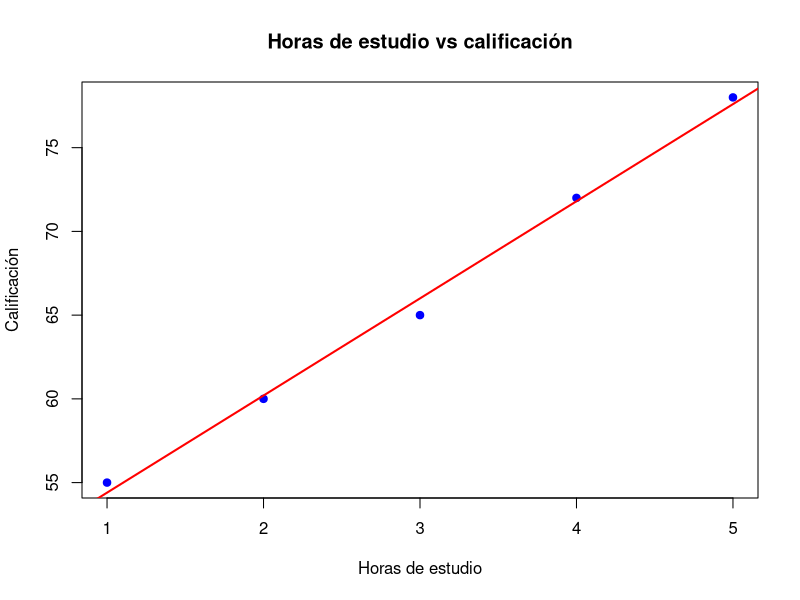
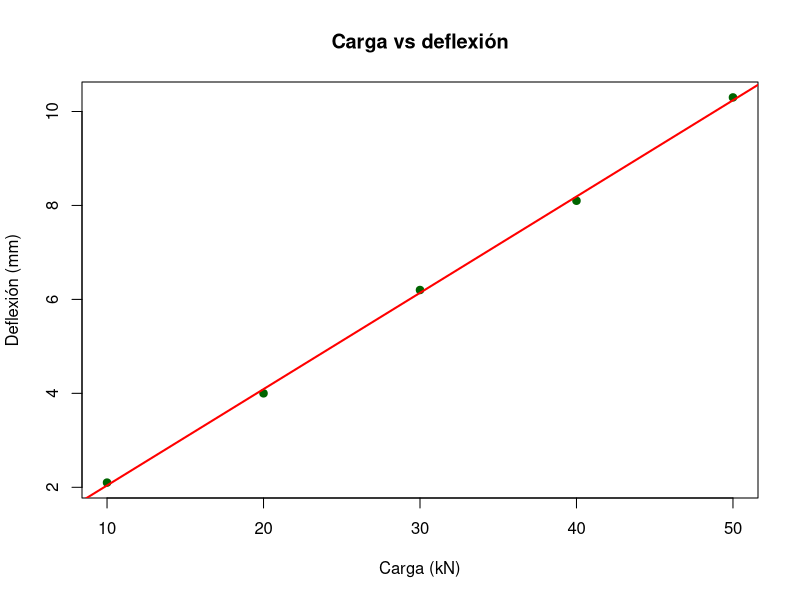
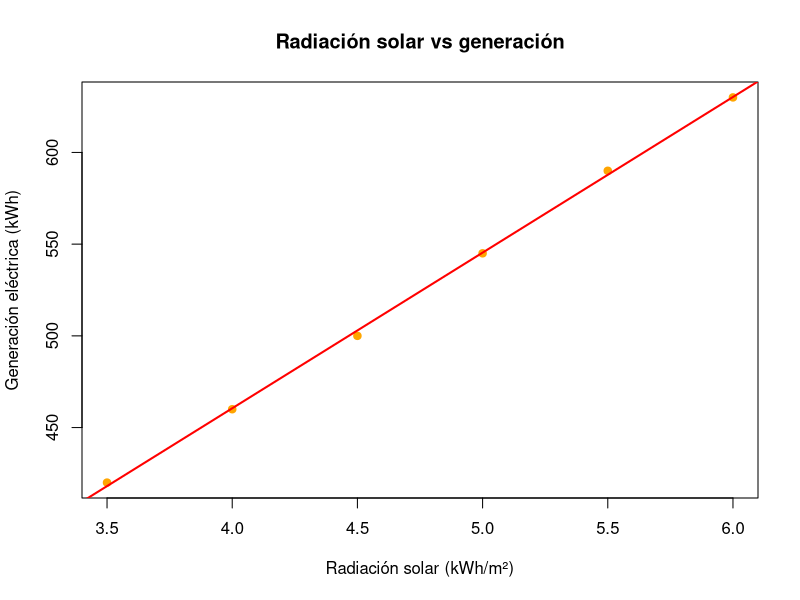
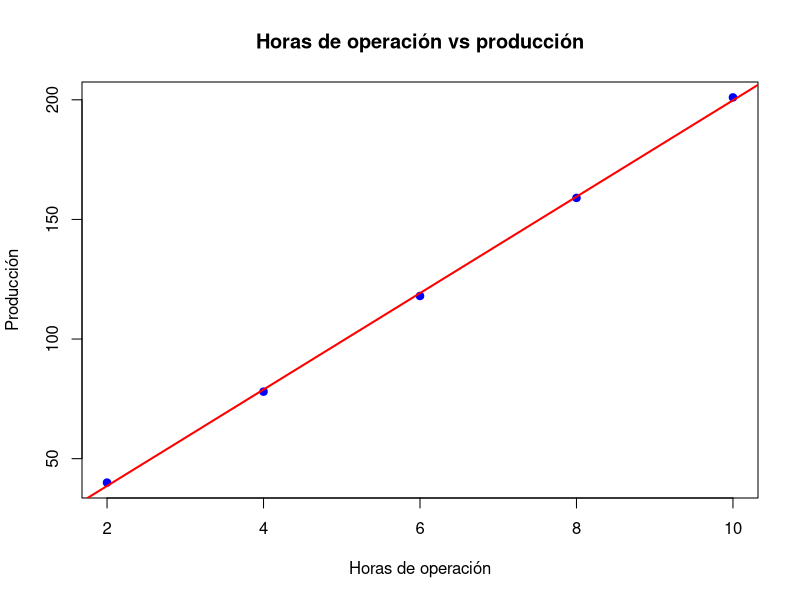

The R script that drew these images, in order:
## ---- chunk 1
horas <- c(1, 2, 3, 4, 5)
calificacion <- c(55, 60, 65, 72, 78)

modelo <- lm(calificacion ~ horas)

summary(modelo)
## ---- chunk 2
coef(modelo)
## ---- chunk 3
plot(horas, calificacion,
     pch = 19,
     col = "blue",
     main = "Horas de estudio vs calificación",
     xlab = "Horas de estudio",
     ylab = "Calificación")

abline(modelo, col = "red", lwd = 2)
## ---- chunk 4
nuevo <- data.frame(horas = 4.5)

predict(modelo, newdata = nuevo)
## ---- chunk 5
carga <- c(10, 20, 30, 40, 50)
deflexion <- c(2.1, 4.0, 6.2, 8.1, 10.3)

modelo_viga <- lm(deflexion ~ carga)

summary(modelo_viga)
## ---- chunk 6
coef(modelo_viga)
## ---- chunk 7
plot(carga, deflexion,
     pch = 19,
     col = "darkgreen",
     main = "Carga vs deflexión",
     xlab = "Carga (kN)",
     ylab = "Deflexión (mm)")

abline(modelo_viga, col = "red", lwd = 2)
## ---- chunk 8
nueva_carga <- data.frame(carga = 35)

predict(modelo_viga, newdata = nueva_carga)
## ---- chunk 9
radiacion <- c(3.5, 4.0, 4.5, 5.0, 5.5, 6.0)
generacion <- c(420, 460, 500, 545, 590, 630)

modelo_solar <- lm(generacion ~ radiacion)

summary(modelo_solar)
## ---- chunk 10
coef(modelo_solar)
## ---- chunk 11
plot(radiacion, generacion,
     pch = 19,
     col = "orange",
     main = "Radiación solar vs generación",
     xlab = "Radiación solar (kWh/m²)",
     ylab = "Generación eléctrica (kWh)")

abline(modelo_solar, col = "red", lwd = 2)
## ---- chunk 12
nuevo_solar <- data.frame(radiacion = 5.2)

predict(modelo_solar, newdata = nuevo_solar)
## ---- chunk 13
horas_op <- c(2, 4, 6, 8, 10)
produccion <- c(40, 78, 118, 159, 201)

modelo_prod <- lm(produccion ~ horas_op)

summary(modelo_prod)
## ---- chunk 14
plot(horas_op, produccion,
     pch = 19,
     col = "blue",
     main = "Horas de operación vs producción",
     xlab = "Horas de operación",
     ylab = "Producción")

abline(modelo_prod, col = "red", lwd = 2)
## ---- chunk 15
nuevo_prod <- data.frame(horas_op = 7)

predict(modelo_prod, newdata = nuevo_prod)
